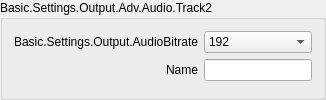
                             <widget class="QGroupBox" name="groupBox_2">
                              <property name="sizePolicy">
                               <sizepolicy hsizetype="Preferred" vsizetype="Maximum">
                                <horstretch>0</horstretch>
                                <verstretch>0</verstretch>
                               </sizepolicy>
                              </property>
                              <property name="title">
                               <string>Basic.Settings.Output.Adv.Audio.Track2</string>
                              </property>
                              <layout class="QFormLayout" name="formLayout_11">
                               <property name="fieldGrowthPolicy">
                                <enum>QFormLayout::AllNonFixedFieldsGrow</enum>
                               </property>
                               <property name="labelAlignment">
                                <set>Qt::AlignRight|Qt::AlignTrailing|Qt::AlignVCenter</set>
                               </property>
                               <item row="0" column="0">
                                <widget class="QLabel" name="label_49">
                                 <property name="minimumSize">
                                  <size>
                                   <width>170</width>
                                   <height>0</height>
                                  </size>
                                 </property>
                                 <property name="text">
                                  <string>Basic.Settings.Output.AudioBitrate</string>
                                 </property>
                                 <property name="alignment">
                                  <set>Qt::AlignRight|Qt::AlignTrailing|Qt::AlignVCenter</set>
                                 </property>
                                 <property name="buddy">
                                  <cstring>advOutTrack2Bitrate</cstring>
                                 </property>
                                </widget>
                               </item>
                               <item row="0" column="1">
                                <widget class="QComboBox" name="advOutTrack2Bitrate">
                                 <property name="currentIndex">
                                  <number>8</number>
                                 </property>
                                 <item>
                                  <property name="text">
                                   <string>32</string>
                                  </property>
                                 </item>
                                 <item>
                                  <property name="text">
                                   <string>48</string>
                                  </property>
                                 </item>
                                 <item>
                                  <property name="text">
                                   <string>64</string>
                                  </property>
                                 </item>
                                 <item>
                                  <property name="text">
                                   <string>80</string>
                                  </property>
                                 </item>
                                 <item>
                                  <property name="text">
                                   <string>96</string>
                                  </property>
                                 </item>
                                 <item>
                                  <property name="text">
                                   <string>112</string>
                                  </property>
                                 </item>
                                 <item>
                                  <property name="text">
                                   <string>128</string>
                                  </property>
                                 </item>
                                 <item>
                                  <property name="text">
                                   <string>160</string>
                                  </property>
                                 </item>
                                 <item>
                                  <property name="text">
                                   <string>192</string>
                                  </property>
                                 </item>
                                 <item>
                                  <property name="text">
                                   <string>256</string>
                                  </property>
                                 </item>
                                 <item>
                                  <property name="text">
                                   <string>320</string>
                                  </property>
                                 </item>
                                </widget>
                               </item>
                               <item row="1" column="0">
                                <widget class="QLabel" name="label_50">
                                 <property name="text">
                                  <string>Name</string>
                                 </property>
                                 <property name="buddy">
                                  <cstring>advOutTrack2Name</cstring>
                                 </property>
                                </widget>
                               </item>
                               <item row="1" column="1">
                                <widget class="QLineEdit" name="advOutTrack2Name"/>
                               </item>
                              </layout>
                             </widget>
